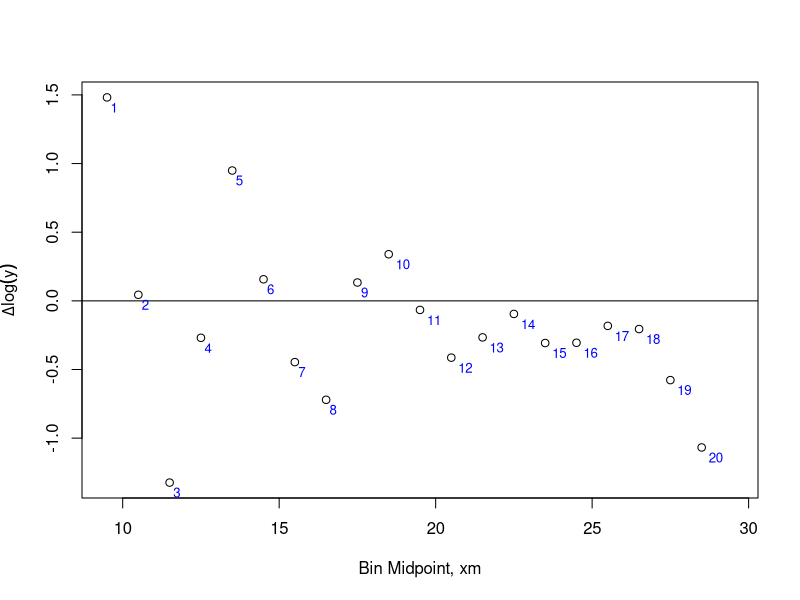
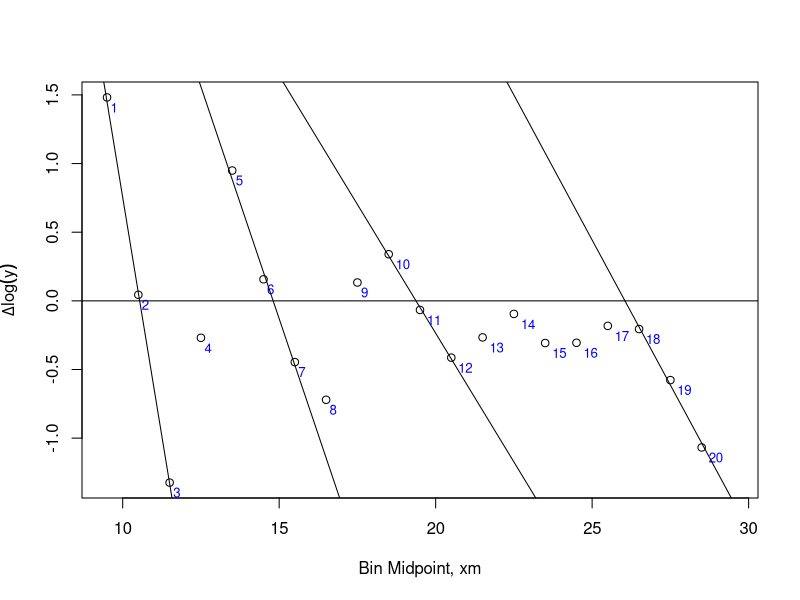
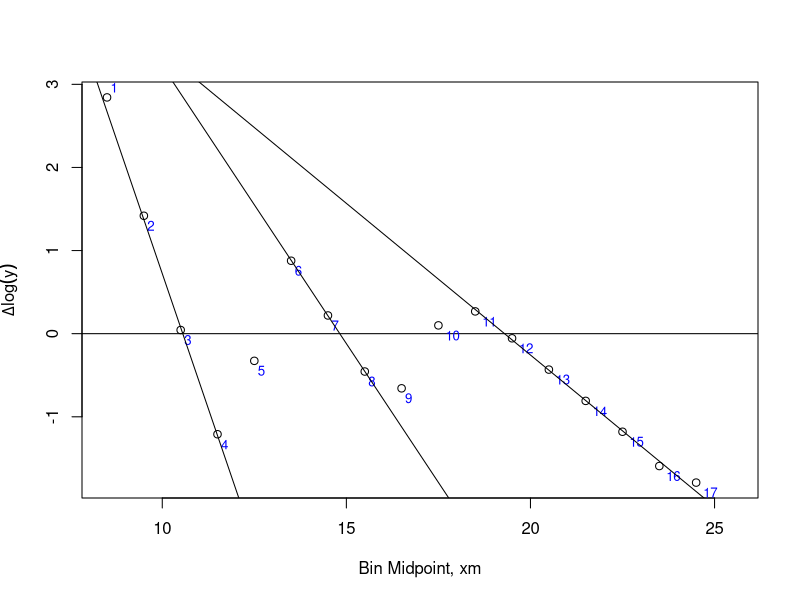
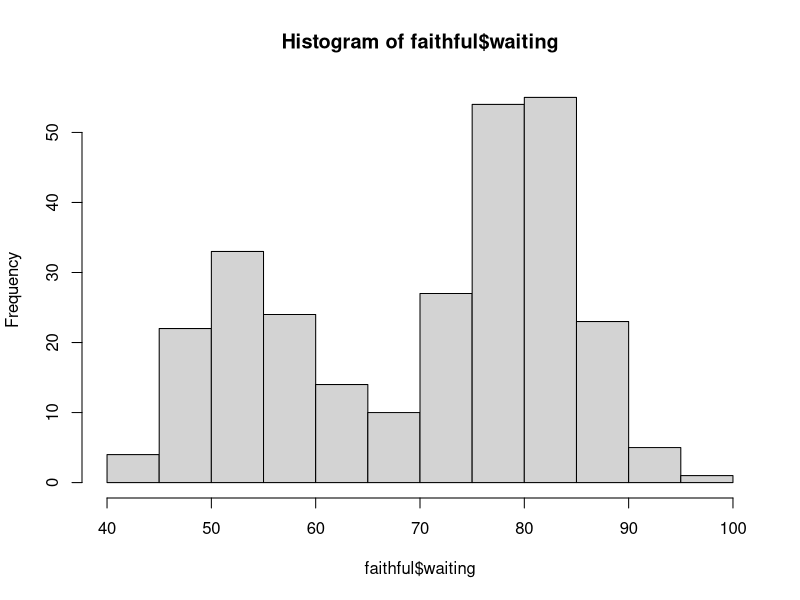
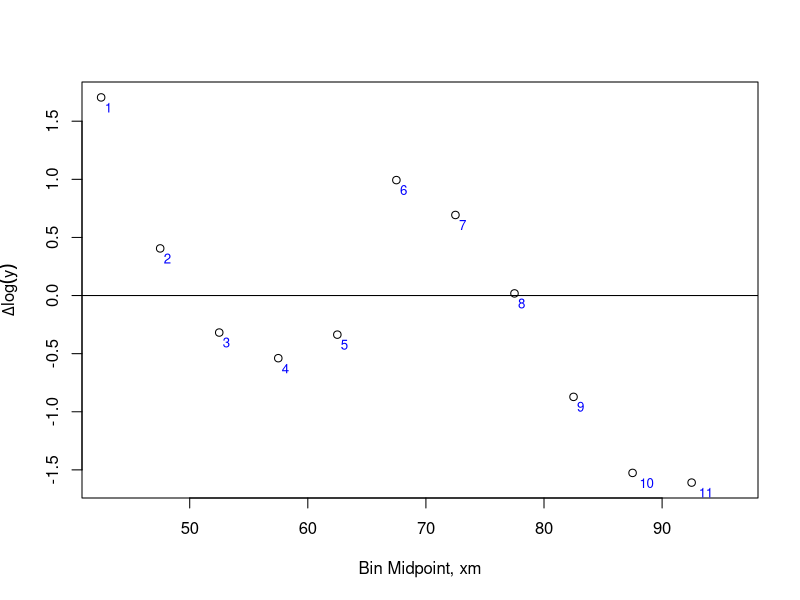
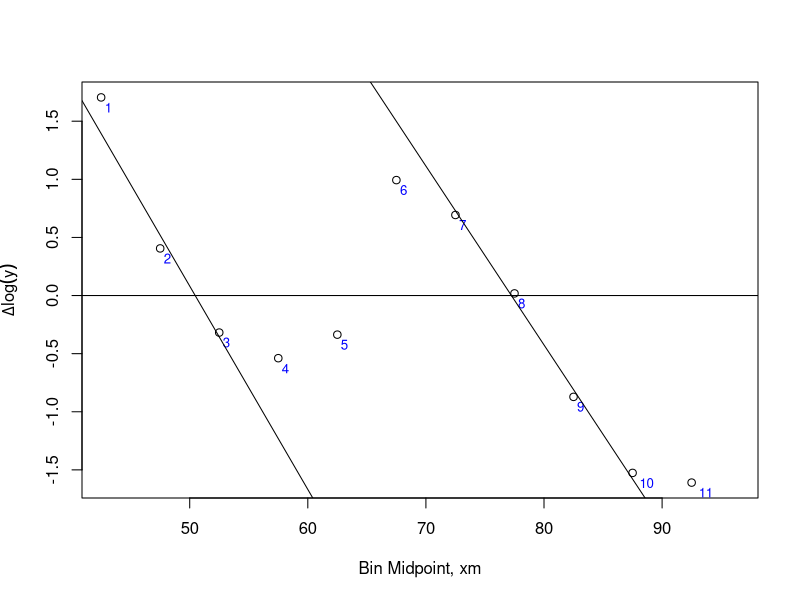
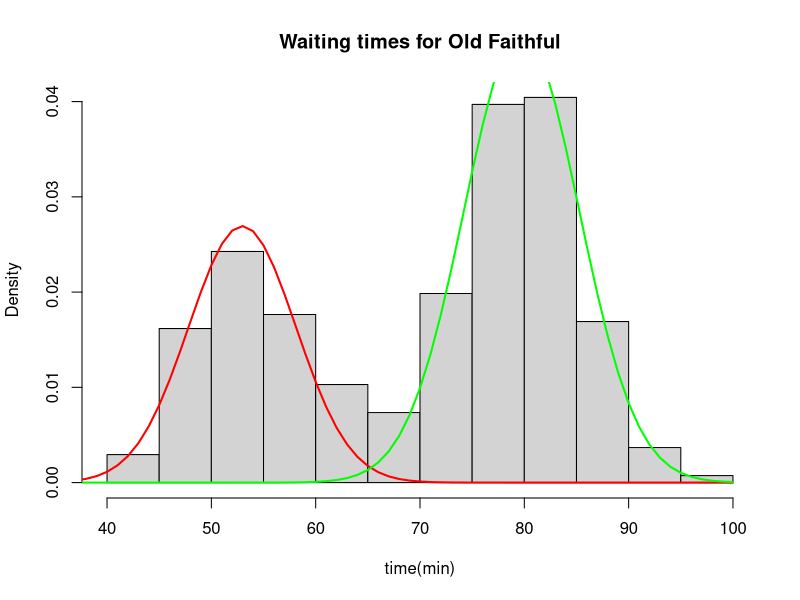

Reproduce these figures in R, in order.
# R code for generating Bhattacharya plots
# Code authors: Dr. Daniel T. Holmes, MD and Dr. Kevin A Buhr, PhD
# ----------------------------------------
# Usage
# ----------------------------------------
# bhatt.plot(x, breaks = "Sturges", from = NA, to = NA,
# alpha = 0.05, xlim = range(x)
# ----------------------------------------
# Arguments
# ----------------------------------------

# x         a vector of observations drawn from the mixure for which
#           decomposition is desired.
# breaks    generally a vector of breakpoints to define bins for
#           Bhattacharya plot.  Enter ?hist for other
#           options. Defaults to same algorithm as hist function.
#           Breaks must not be so numerous that empty bins are
#           created. Breaks must be evenly spaced.
# from      optional vector to define the starting bin number(s) for the
#           regression of the linear section(s) of interest in the
#           Bhattacharya plot. Must be of equal length to to vector
#           'to'.
# to        optional vector to define the ending bin number(s) for the
#           regression of the linear section(s) of interest in the
#           Bhattacharya plot. Must be of equal length to vector
#           'from'.
# alpha     alpha value reference interval estimate. 
# xlim      vector of length = 2 defining a plot range.
# plot.num  logical; if TRUE bin numbers are plotted beside
#           points. Facilitates selection of variables from and to.

# ----------------------------------------
# Value
# ----------------------------------------
# Returns dataframe with the following columns:
# mu:       the means of the fitted distribution(s)
# sigma:    the standard deviation(s) of the fitted distributon(s)
# p:        the proportion(s) of the fitted distributions
# lower:    mu - 1.96*sigma
# upper:    mu + 1.96*sigma

# textxy taken from the calibrate package
textxy <- function (X, Y, labs, m = c(0, 0), cex = 0.5, offset = 0.8, ...) 
{
  posXposY <- ((X >= m[1]) & ((Y >= m[2])))
  posXnegY <- ((X >= m[1]) & ((Y < m[2])))
  negXposY <- ((X < m[1]) & ((Y >= m[2])))
  negXnegY <- ((X < m[1]) & ((Y < m[2])))
  if (sum(posXposY) > 0) 
    text(X[posXposY], Y[posXposY], labs[posXposY],
         adj = c(0.5 - offset, 0.5 - offset), cex = cex, ...)
  if (sum(posXnegY) > 0) 
    text(X[posXnegY], Y[posXnegY], labs[posXnegY],
         adj = c(0.5 - offset, 0.5 + offset), cex = cex, ...)
  if (sum(negXposY) > 0) 
    text(X[negXposY], Y[negXposY], labs[negXposY],
         adj = c(0.5 + offset, 0.5 - offset), cex = cex, ...)
  if (sum(negXnegY) > 0) 
    text(X[negXnegY], Y[negXnegY], labs[negXnegY],
         adj = c(0.5 + offset, 0.5 + offset), cex = cex, ...)
}

bhatt.plot <- function(x, breaks = "Sturges", from = NA, to = NA,
                       alpha = 0.05, xlim = range(x), plot.num = TRUE) {
  if (is.numeric(breaks) && length(breaks) > 1) {
    # if explicit breaks, limit x to range covered by breaks
    x <- x[x >= min(breaks) & x <= max(breaks)]
  }
  dhist <- hist(x,
                breaks = breaks,
                plot = FALSE)
  if (any(dhist$counts==0)) {
    warning("some bin counts were zero: setting them to 0.1")
    dhist$counts[dhist$counts==0] <- 0.1
  }
  ly <- log(dhist$counts)
  dly <- diff(ly)
  df <- data.frame(xm = dhist$mids[-length(dhist$mids)],
                   ly = dly,
                   counts = dhist$counts[-length(dhist$mids)])
  h <- diff(df$xm)[1]
  plot(ly ~ xm,
       data = df,
       xlab = "Bin Midpoint, xm",
       ylab = expression(paste(Delta, log(y))),
       xlim = xlim)
  abline(h = 0)
  
  #number all the points if requested
  if(plot.num == TRUE){
    textxy(df$xm, df$ly, row.names(df),
           row.names(df),
           cex = 0.8,
           offset = 1,
           col = "blue")
  }
  
  if(!all(is.na(from)) & !all(is.na(to)) & length(from) == length(to)){
    mu <- rep(NA,length(from))
    sigma <- rep(NA,length(from))
    N <- rep(NA,length(from))
    p <- rep(NA,length(from))
    
    for(i in 1:length(from)){
      linear <- subset(df[from[i]:to[i],])
      lin.mod <- lm(ly ~ xm, data = linear, weights = linear$counts)
      abline(lin.mod)
      lambda <- -coef(lin.mod)[1]/coef(lin.mod)[2]
      mu[i] <- lambda + h/2
      sigma[i] <- sqrt(-h/coef(lin.mod)[2] - h^2/12)
      P <- pnorm((df$xm[from[i]:to[i]] + h/2 - mu[i])/sigma[i]) - 
        pnorm((df$xm[from[i]:to[i]] - h/2 - mu[i])/sigma[i])
      N[i] <- sum(df$counts[from[i]:to[i]])/sum(P)
    }
    p <- N/sum(N)
    result <- data.frame(mu,sigma, p,
                         mu + qnorm(alpha/2)*sigma,
                         mu + qnorm(1 - alpha/2)*sigma)
    names(result) <- c("mu","sigma","p","lower", "upper")
    return(result)
  }
}

# Example 1
# ----------------------------------------
# Data is taken from Bhattachary's original paper (Bhattacharya CG. A
# simple method of resolution of a distribution into Gaussian
# components. Biometrics. 1967;1:115-35.)  which in turn came from an
# earlier paper looking at the fork length of Porgy fish caught in the
# East China sea: (Tanaka, S. A method of analysing of polymodal
# frequency distribution and its application to the length
# distribution of the Porgy, Taius tumifrons (J. and
# S.). J. Fish. Res. Bd. Can. 1962;19:1143-59.)


mids <- seq(from = 9.5, to = 29.5, by = 1)
counts <- c(509,2240,2341,623,476,1230,1439,921,448,512,
            719,673,445,341,310,228,168,140,114,64,22)
ex1.df <- data.frame(mids, counts)
# Reconstruct Bhattacharya's data to emulate the structure of raw data
ex1.data <- unlist(mapply(rep, ex1.df$mids, ex1.df$counts))
# Plot Bhattachary plot with no linear sections defined
bhatt.plot(ex1.data, breaks = 9:30)
# Once the Bhattachary plot is displayed the 'from' and 'to' vectors
# represent the four obviously linear sections: points 1-3, points
# 5-7, points 10-12 and points 18-20
from <- c(1,5,10,18)
to <- c(3,7,12,20)
bhatt.plot(ex1.data, breaks = 9:30, from = from, to = to)

# Compare w Bhattacharya's graphically derived results of:
# mu       sigma    p
# 11.03    0.81     0.4065
# 15.28    1.13     0.3067
# 19.86    1.60     0.2087
# 26.62    1.47     0.0361

# Example 2
# ----------------------------------------
# Data is taken from Bhattacharya's paper as per example 1.

mids <- seq(from = 8.5, to = 25.5, by = 1)
counts <- c(31,532,2198,2297,685,494,1188,1479,938,486,537,702,664,431,192,59,12,2)
ex2.df <- data.frame(mids, counts)
ex2.data <- unlist(mapply(rep, ex2.df$mids, ex2.df$counts))
bhatt.plot(ex2.data, breaks = 8:26, from = c(1,6,11), to = c(4,8,17))

# Compare w Bhattacharya's graphically derived results of:
# mu        sigma       p
# 11.04     0.81        0.4311
# 15.31     1.16        0.3444
# 19.85     1.60        0.2245

# Example 3
# ----------------------------------------
# Built-in R data set for waiting times between eruptions of the Old
# Faithful geyser in Yellowstone National Park.

data("faithful")
hist(faithful$waiting)
bhatt.plot(faithful$waiting)
fit <- bhatt.plot(faithful$waiting, from = c(1,7), to = c(3,10))
fit
# visualize resulting fit
hist(faithful$waiting,
     freq = FALSE,
     main = "Waiting times for Old Faithful",
     xlab = "time(min)")
curve(fit$p[1]*dnorm(x, mean = fit$mu[1], sd = fit$sigma[1]),
      from  = 0,
      to = 100,
      lwd = 2,
      col = "red",
      add = TRUE)
curve(fit$p[2]*dnorm(x, mean = fit$mu[2], sd = fit$sigma[2]),
      from  = 0,
      to = 100,
      lwd = 2,
      col = "green",
      add = TRUE)
